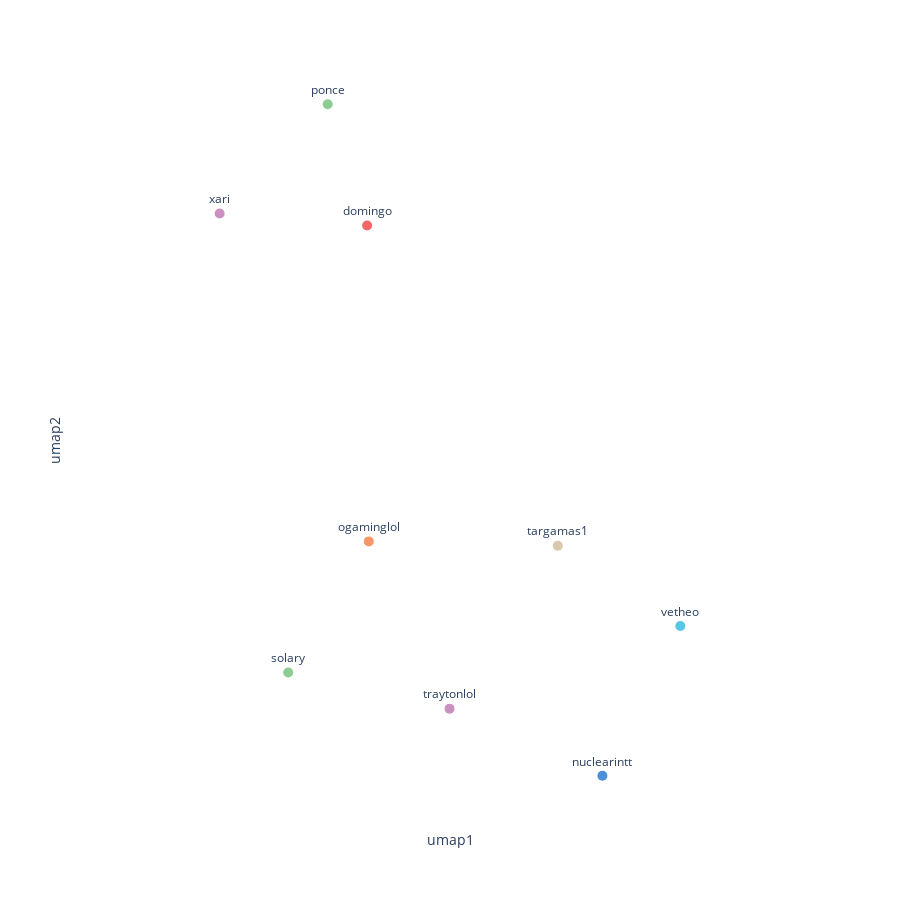

Here is the notebook cell this chart was saved with:
### Code cell
v1_df = visualize_embedding(embeddingDimension=8, iterationWeights=[0, 0, 0, 1, 1], relationshipWeightProperty="similarity", randomSeed=24)

### Figure 1 — Plotly figure (JSON) as saved in the notebook; plotly's stock layout.template omitted (floating-point values rounded to 4 significant figures)
{"data": [{"hovertemplate": "<b>%{hovertext}</b><br><br>umap1=%{x}<br>umap2=%{y}<br>name=%{text}<extra></extra>", "hovertext": ["solary", "ponce"], "legendgroup": "", "marker": {"color": "#8DCC93", "size": 10, "symbol": "circle"}, "mode": "markers+text", "name": "", "orientation": "v", "showlegend": false, "text": ["solary", "ponce"], "textposition": "top center", "type": "scatter", "x": [9.522, 9.718], "xaxis": "x", "y": [-6.733, -3.914], "yaxis": "y"}, {"hovertemplate": "<b>%{hovertext}</b><br><br>umap1=%{x}<br>umap2=%{y}<br>name=%{text}<extra></extra>", "hovertext": ["traytonlol", "xari"], "legendgroup": "", "marker": {"color": "#C990C0", "size": 10, "symbol": "circle"}, "mode": "markers+text", "name": "", "orientation": "v", "showlegend": false, "text": ["traytonlol", "xari"], "textposition": "top center", "type": "scatter", "x": [10.32, 9.182], "xaxis": "x", "y": [-6.912, -4.455], "yaxis": "y"}, {"hovertemplate": "<b>%{hovertext}</b><br><br>umap1=%{x}<br>umap2=%{y}<br>name=%{text}<extra></extra>", "hovertext": ["ogaminglol"], "legendgroup": "", "marker": {"color": "#F79767", "size": 10, "symbol": "circle"}, "mode": "markers+text", "name": "", "orientation": "v", "showlegend": false, "text": ["ogaminglol"], "textposition": "top center", "type": "scatter", "x": [9.922], "xaxis": "x", "y": [-6.082], "yaxis": "y"}, {"hovertemplate": "<b>%{hovertext}</b><br><br>umap1=%{x}<br>umap2=%{y}<br>name=%{text}<extra></extra>", "hovertext": ["vetheo"], "legendgroup": "", "marker": {"color": "#57C7E3", "size": 10, "symbol": "circle"}, "mode": "markers+text", "name": "", "orientation": "v", "showlegend": false, "text": ["vetheo"], "textposition": "top center", "type": "scatter", "x": [11.47], "xaxis": "x", "y": [-6.502], "yaxis": "y"}, {"hovertemplate": "<b>%{hovertext}</b><br><br>umap1=%{x}<br>umap2=%{y}<br>name=%{text}<extra></extra>", "hovertext": ["targamas1"], "legendgroup": "", "marker": {"color": "#D9C8AE", "size": 10, "symbol": "circle"}, "mode": "markers+text", "name": "", "orientation": "v", "showlegend": false, "text": ["targamas1"], "textposition": "top center", "type": "scatter", "x": [10.86], "xaxis": "x", "y": [-6.104], "yaxis": "y"}, {"hovertemplate": "<b>%{hovertext}</b><br><br>umap1=%{x}<br>umap2=%{y}<br>name=%{text}<extra></extra>", "hovertext": ["domingo"], "legendgroup": "", "marker": {"color": "#F16667", "size": 10, "symbol": "circle"}, "mode": "markers+text", "name": "", "orientation": "v", "showlegend": false, "text": ["domingo"], "textposition": "top center", "type": "scatter", "x": [9.914], "xaxis": "x", "y": [-4.515], "yaxis": "y"}, {"hovertemplate": "<b>%{hovertext}</b><br><br>umap1=%{x}<br>umap2=%{y}<br>name=%{text}<extra></extra>", "hovertext": ["nuclearintt"], "legendgroup": "", "marker": {"color": "#4C8EDA", "size": 10, "symbol": "circle"}, "mode": "markers+text", "name": "", "orientation": "v", "showlegend": false, "text": ["nuclearintt"], "textposition": "top center", "type": "scatter", "x": [11.08], "xaxis": "x", "y": [-7.245], "yaxis": "y"}], "layout": {"height": 900, "legend": {"tracegroupgap": 0}, "margin": {"t": 60}, "paper_bgcolor": "white", "plot_bgcolor": "white", "width": 900, "xaxis": {"anchor": "y", "domain": [0, 1], "showticklabels": false, "title": {"text": "umap1"}}, "yaxis": {"anchor": "x", "domain": [0, 1], "scaleanchor": "x", "scaleratio": 1, "showticklabels": false, "title": {"text": "umap2"}}}}
